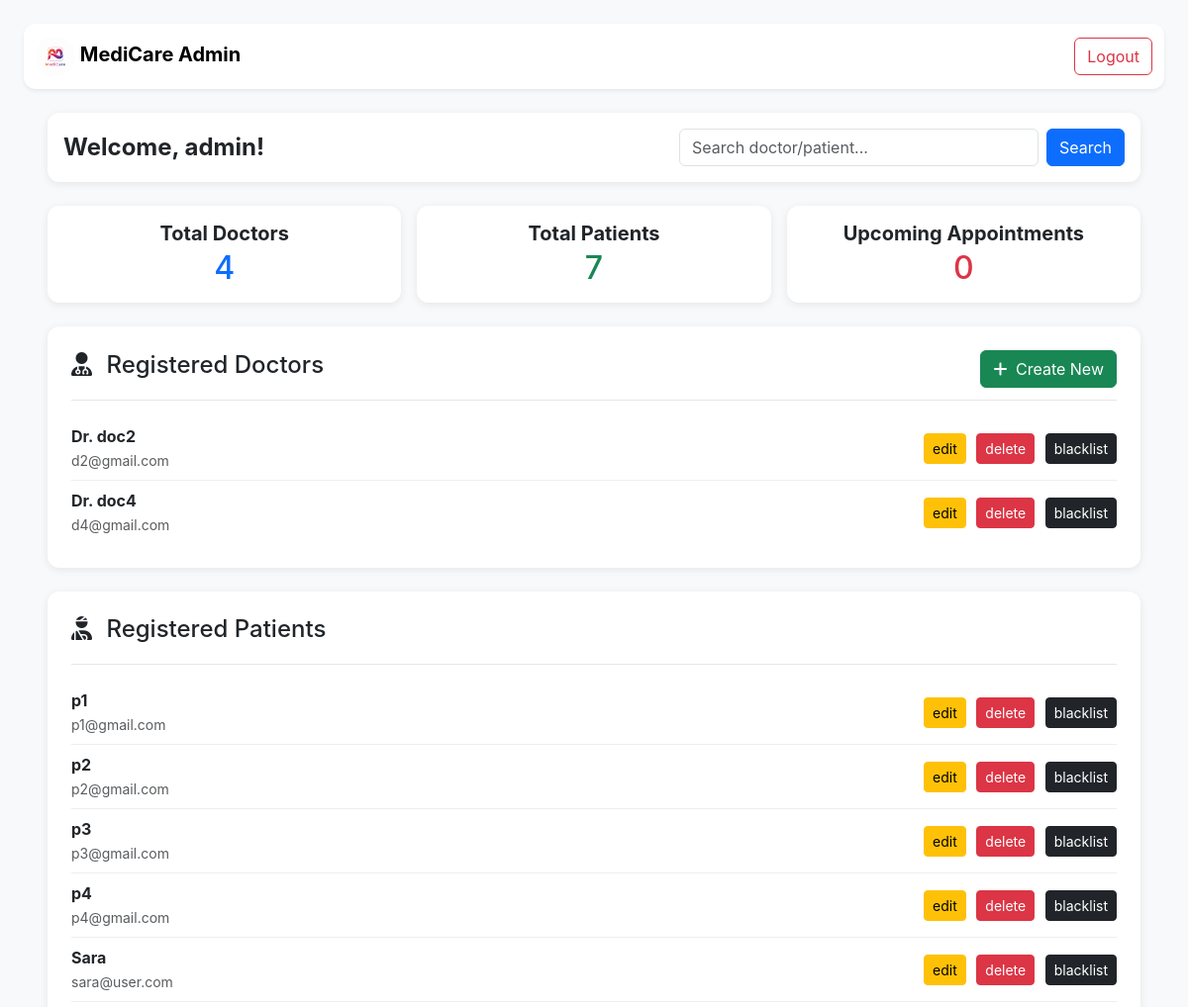
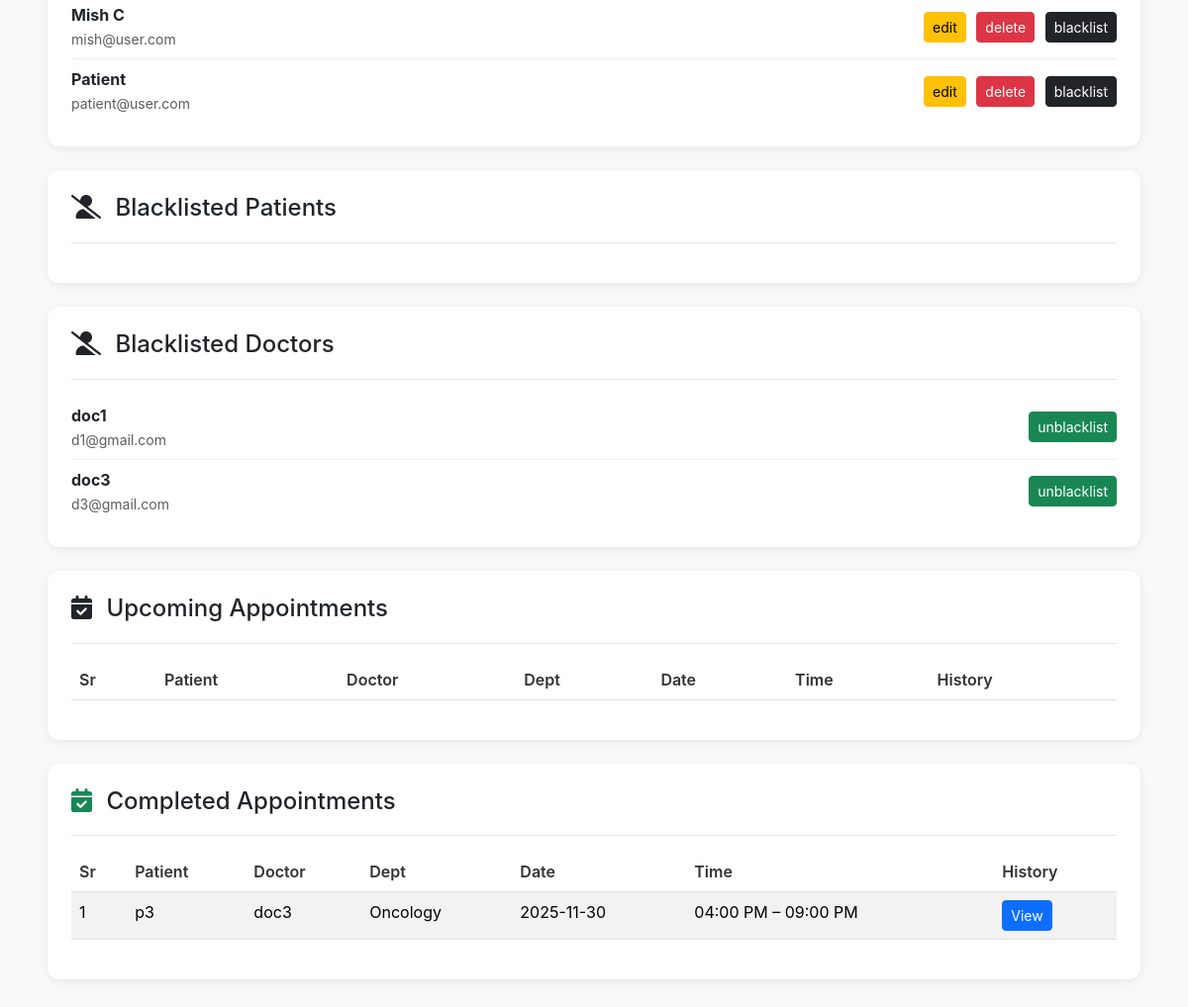
/admin, run on an earlier commit of the app's database (2 pictures, top to bottom).
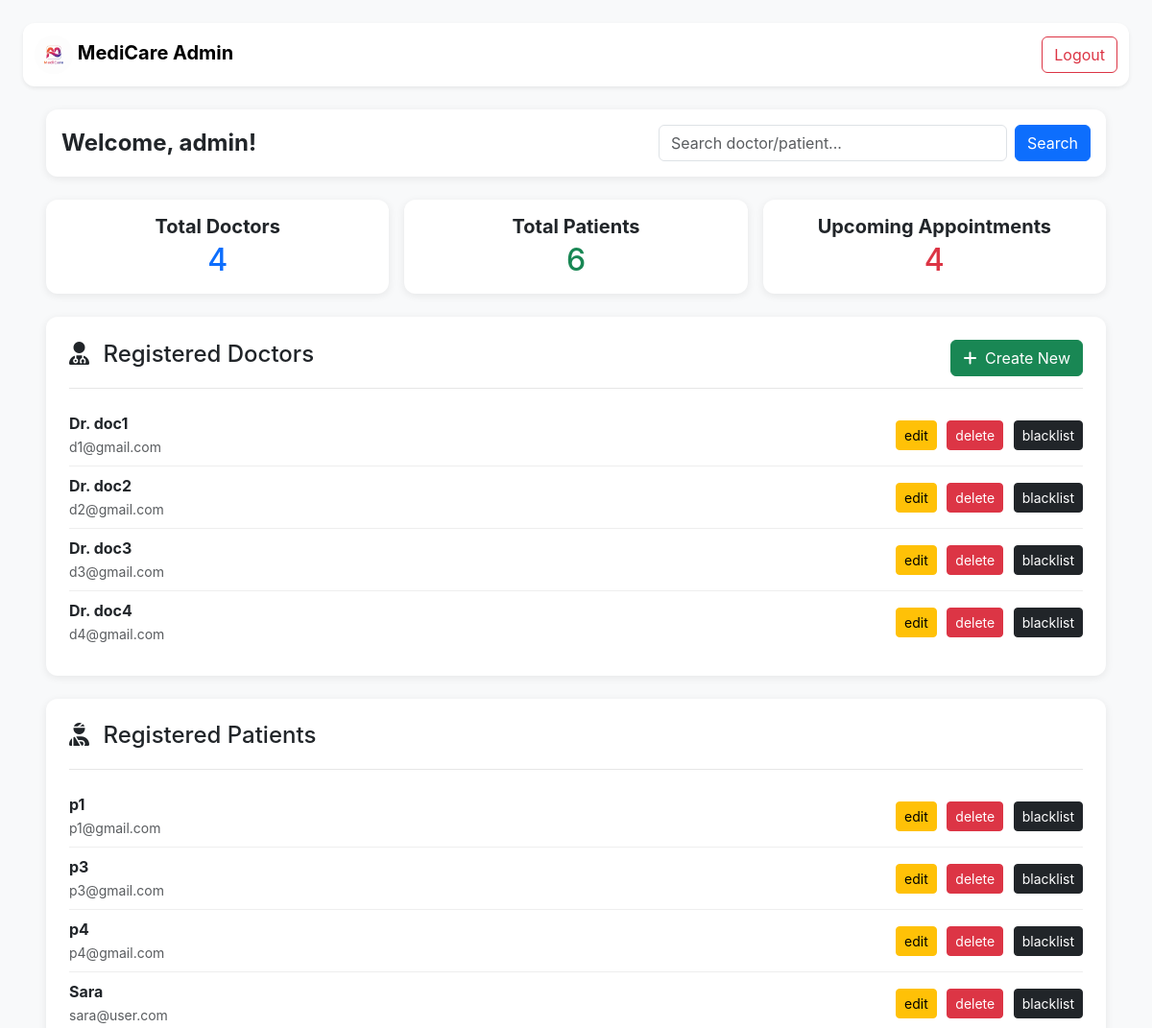
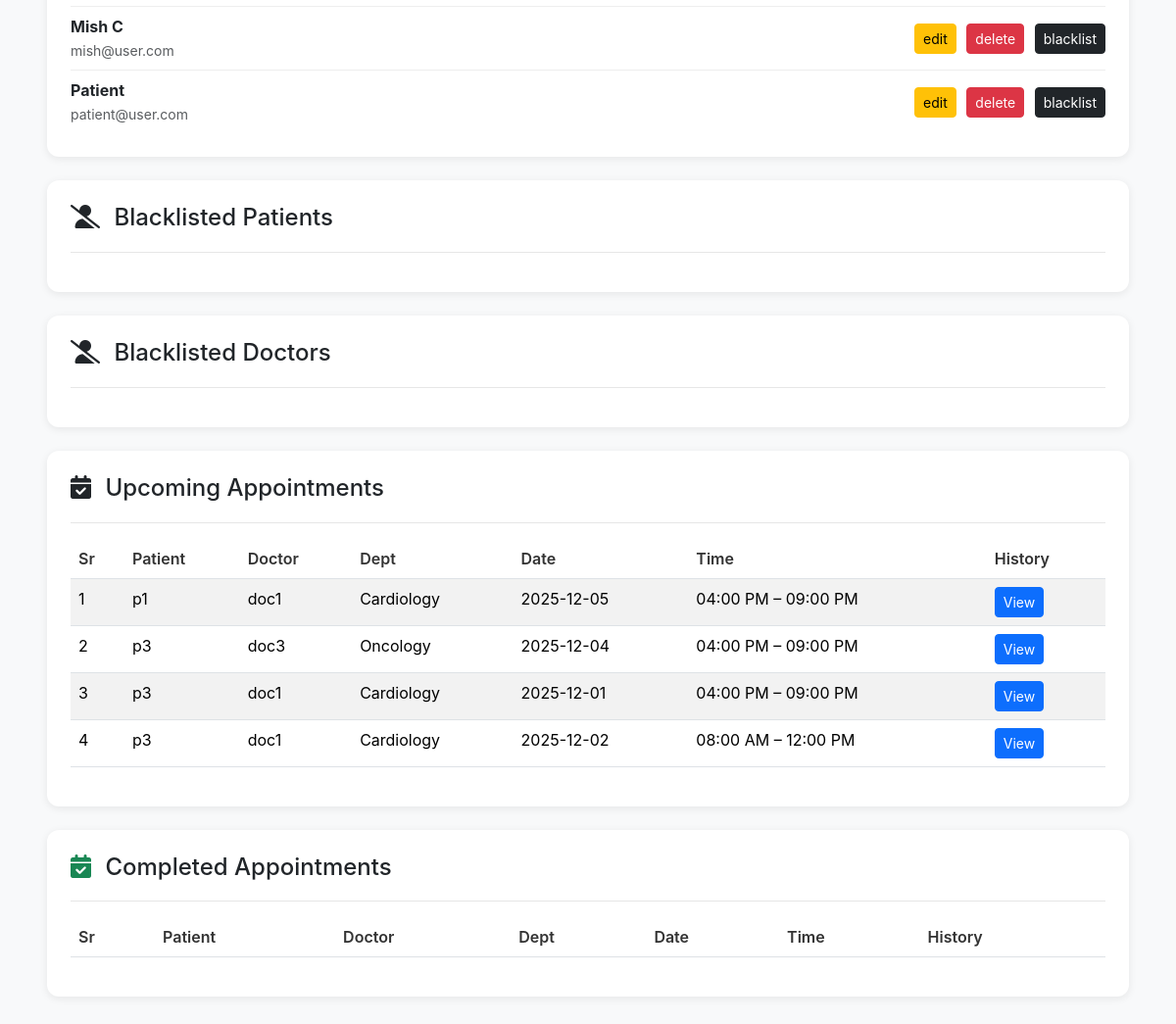
And on a later commit of the database (2 pictures, top to bottom).
### application/models.py (models this page shows)
class User(db.Model):
    __tablename__ = 'user'
    id = db.Column(db.Integer(),primary_key = True)
    blocked = db.Column(db.Boolean(), default=False, nullable=False)
    username = db.Column(db.String(), unique=True, nullable=False)
    password = db.Column(db.String(), nullable=False)
    type = db.Column(db.String(), default="patient", nullable=False)
    patient = db.relationship('Patient', backref='user', cascade="all, delete-orphan")
    doctor = db.relationship('Doctor', backref='user', cascade="all, delete-orphan")

class Doctor(db.Model):
    __tablename__ = 'doctor'
    id = db.Column(db.Integer(),primary_key = True)
    doctor_name = db.Column(db.String(), nullable=False)
    password = db.Column(db.String(), nullable=False)
    email = db.Column(db.String(), nullable=False)
    department_id = db.Column(db.Integer(), db.ForeignKey('department.id'), nullable=False)
    user_id = db.Column(db.Integer(), db.ForeignKey('user.id', ondelete="CASCADE"), nullable=False)
    type = db.Column(db.String(), nullable=False)
    experience = db.Column(db.Integer(), nullable=False)
    appointment = db.relationship('Appointment', backref='doctor')
    availability = db.relationship('Availability', backref='doctor', cascade="all, delete-orphan")

class Patient(db.Model):
    __tablename__ = 'patient'
    id = db.Column(db.Integer(),primary_key = True)
    blocked = db.Column(db.Boolean(), default=False, nullable=False)
    user_id = db.Column(db.Integer(), db.ForeignKey('user.id', ondelete="CASCADE"), nullable=False)
    name = db.Column(db.String(), nullable=False)
    age = db.Column(db.Integer(), nullable=False)
    gender = db.Column(db.String(), nullable=False)
    phone = db.Column(db.String(), nullable=False)
    email = db.Column(db.String(), nullable=False)
    appointment = db.relationship('Appointment', backref='patient')

class Appointment(db.Model):
    __tablename__ = 'appointment'
    id = db.Column(db.Integer(),primary_key = True)
    patient_id = db.Column(db.Integer(), db.ForeignKey('patient.id', ondelete="CASCADE"), nullable=True)
    doctor_id = db.Column(db.Integer(), db.ForeignKey('doctor.id', ondelete="CASCADE"), nullable=True)
    date = db.Column(db.String(), nullable=False)
    time = db.Column(db.String(), nullable=False)
    visit_type = db.Column(db.String(), default="In-person", nullable=False)
    status = db.Column(db.String(), default="Upcoming")

class Department(db.Model):
    __tablename__ = 'department'
    id = db.Column(db.Integer(),primary_key = True)
    name = db.Column(db.String())
    description = db.Column(db.String())
    doctor = db.relationship('Doctor', backref='department')

### application/controllers.py (the view, shortened to what this page needs)
@app.route("/admin")
def admin_dash():
    q = request.args.get("q", "").strip()
    if q == "":
        doctors = Doctor.query.join(User).filter(User.blocked == False).all()
        blacklisted_doctors = Doctor.query.join(User).filter(User.blocked == True).all()
        patients = Patient.query.filter_by(blocked=False).all()
        blacklisted_patients = Patient.query.filter_by(blocked=True).all()
        upcoming = Appointment.query.join(Patient).join(Doctor).filter(Appointment.status == "Upcoming").all()
        completed = Appointment.query.filter_by(status="Completed").all()
    this_user = User.query.filter_by(type="admin").first()
    total_doctors = Doctor.query.count()
    total_patients = Patient.query.count()
    total_appointments = Appointment.query.filter_by(status="Upcoming").count()
    total_completed = Appointment.query.filter_by(status="Completed").count()
    return render_template("admin_dash.html",
        this_user=this_user,
        doctors=doctors,
        patients=patients,
        q=q,
        blacklisted_patients=blacklisted_patients,
        blacklisted_doctors=blacklisted_doctors,
        upcoming=upcoming,
        total_doctors=total_doctors,
        total_patients=total_patients,
        total_appointments=total_appointments,
        total_completed=total_completed,
        completed = completed)

### templates/admin_dash.html (shortened to what this page needs)
<!DOCTYPE html>
<html lang="en">
<head>
    <link href="https://cdn.jsdelivr.net/npm/bootstrap@5.3.2/dist/css/bootstrap.min.css" rel="stylesheet">
</head>
<body class="p-4">
    <nav class="navbar navbar-expand-lg navbar-light bg-white shadow-sm mb-4" style="border-radius: 0.75rem;">
        <div class="container-fluid">
            <a class="navbar-brand fw-bold" href="/">
                <img src="../static/logo2.png" style="height: 40px; border-radius: 50%;">
                MediCare Admin
            </a>
            <div class="collapse navbar-collapse" id="adminNav">
                <ul class="navbar-nav ms-auto">
                    <li class="nav-item">
                        <a href="/logout" class="btn btn-outline-danger">Logout</a>
                    </li>
                </ul>
            </div>
        </div>
    </nav>
    <main class="container-fluid px-4">
        <div class="card p-3 mb-4">
            <div class="d-flex justify-content-between align-items-center">
                <h4 class="fw-bold mb-0">Welcome, {{this_user.username}}!</h4>
                <form class="d-flex align-items-center gap-2" method="get" action="/admin"
                    style="max-width: 450px; width: 100%;">
                    <div class="position-relative w-100">
                        <input name="q" id="searchInput" class="form-control" type="text"
                            placeholder="Search doctor/patient..." value="{{ q }}" style="padding-right: 35px;">
                    </div>
                    <button class="btn btn-primary" type="submit">Search</button>
                </form>
            </div>
        </div>
        <div class="row g-3 mb-4">
            <div class="col-md-4">
                <div class="card p-3 text-center">
                    <h5 class="fw-bold mb-1">Total Doctors</h5>
                    <h2 class="text-primary mb-0">{{ total_doctors }}</h2>
                </div>
            </div>
            <div class="col-md-4">
                <div class="card p-3 text-center">
                    <h5 class="fw-bold mb-1">Total Patients</h5>
                    <h2 class="text-success mb-0">{{ total_patients }}</h2>
                </div>
            </div>
            <div class="col-md-4">
                <div class="card p-3 text-center">
                    <h5 class="fw-bold mb-1">Upcoming Appointments</h5>
                    <h2 class="text-danger mb-0">{{ total_appointments }}</h2>
                </div>
            </div>
        </div>
        <div class="card p-4 mb-4">
            <div class="section-header">
                <h4><i class="fa-solid fa-user-doctor me-2"></i> Registered Doctors</h4>
                <a href="/add_doctor" class="btn btn-success"><i class="fa-solid fa-plus me-1"></i> Create New</a>
            </div>
            <ul class="list-group list-group-flush mt-3">
                {% for d in doctors %}
                <li class="list-group-item d-flex justify-content-between align-items-center">
                    <div>
                        <strong>Dr. {{ d.doctor_name }}</strong><br>
                        <small class="text-muted">{{ d.email }}</small>
                    </div>
                    <div class="admin-buttons">
                        <a href="/edit_doctor/{{ d.id }}" class="btn btn-warning btn-sm">edit</a>
                        <a href="/delete_doctor/{{ d.id }}" class="btn btn-danger btn-sm">delete</a>
                        <a href="/blacklist_doctor/{{ d.id }}" class="btn btn-dark btn-sm">blacklist</a>
                    </div>
                </li>
                {% endfor %}
            </ul>
        </div>
        <div class="card p-4 mb-4">
            <div class="section-header">
                <h4><i class="fa-solid fa-user-injured me-2"></i> Registered Patients</h4>
            </div>
            <ul class="list-group list-group-flush mt-3">
                {% for p in patients %}
                <li class="list-group-item d-flex justify-content-between align-items-center">
                    <div>
                        <strong>{{ p.name }}</strong><br>
                        <small class="text-muted">{{ p.email }}</small>
                    </div>
                    <div class="admin-buttons">
                        <a href="/edit_patient/{{ p.id }}" class="btn btn-warning btn-sm">edit</a>
                        <a href="/delete_patient/{{ p.id }}" class="btn btn-danger btn-sm">delete</a>
                        <a href="/blacklist_patient/{{ p.id }}" class="btn btn-dark btn-sm">blacklist</a>
                    </div>
                </li>
                {% endfor %}
            </ul>
        </div>
        <div class="card p-4 mb-4">
            <div class="section-header">
                <h4><i class="fa-solid fa-user-slash me-2"></i> Blacklisted Patients</h4>
            </div>
        </div>
        <div class="card p-4 mb-4">
            <div class="section-header">
                <h4><i class="fa-solid fa-user-slash me-2"></i> Blacklisted Doctors</h4>
            </div>
            <ul class="list-group list-group-flush mt-3">
                {% for d in blacklisted_doctors %}
                <li class="list-group-item d-flex justify-content-between align-items-center">
                    <div>
                        <strong>{{ d.doctor_name }}</strong><br>
                        <small class="text-muted">{{ d.email }}</small>
                    </div>
                    <a href="/unblacklist_doctor/{{ d.id }}" class="btn btn-success btn-sm">unblacklist</a>
                </li>
                {% endfor %}
            </ul>
        </div>
        <div class="card p-4 mb-4">
            <div class="section-header">
                <h4><i class="fa-solid fa-calendar-check me-2"></i> Upcoming Appointments</h4>
            </div>
            <div class="table-responsive mt-3">
                <table class="table table-striped">
                    <thead>
                        <tr>
                            <th>Sr</th>
                            <th>Patient</th>
                            <th>Doctor</th>
                            <th>Dept</th>
                            <th>Date</th>
                            <th>Time</th>
                            <th>History</th>
                        </tr>
                    </thead>
                    <tbody>
                        {% for a in upcoming %}
                        <tr>
                            <td>{{ loop.index }}</td>
                            <td>{{ a.patient.name }}</td>
                            <td>{{ a.doctor.doctor_name }}</td>
                            <td>{{ a.doctor.department.name }}</td>
                            <td>{{ a.date }}</td>
                            <td>
                                {% if a.time == "morning" %}
                                08:00 AM – 12:00 PM
                                {% else %}
                                04:00 PM – 09:00 PM
                                {% endif %}
                            </td>
                            <td>
                                <a href="/patient_history?id={{ a.patient_id }}" class="btn btn-primary btn-sm">View</a>
                            </td>
                        </tr>
                        {% endfor %}
                    </tbody>
                </table>
            </div>
        </div>
        <div class="card p-4 mb-4">
            <div class="section-header">
                <h4><i class="fa-solid fa-calendar-check me-2 text-success"></i> Completed Appointments</h4>
            </div>
            <div class="table-responsive mt-3">
                <table class="table table-striped">
                    <thead>
                        <tr>
                            <th>Sr</th>
                            <th>Patient</th>
                            <th>Doctor</th>
                            <th>Dept</th>
                            <th>Date</th>
                            <th>Time</th>
                            <th>History</th>
                        </tr>
                    </thead>
                    <tbody>
                        {% for a in completed %}
                        <tr>
                            <td>{{ loop.index }}</td>
                            <td>{{ a.patient.name }}</td>
                            <td>{{ a.doctor.doctor_name }}</td>
                            <td>{{ a.doctor.department.name }}</td>
                            <td>{{ a.date }}</td>
                            <td>
                                {% if a.time == "morning" %}
                                08:00 AM – 12:00 PM
                                {% else %}
                                04:00 PM – 09:00 PM
                                {% endif %}
                            </td>
                            <td>
                                <a href="/patient_history?id={{ a.patient_id }}" class="btn btn-primary btn-sm">View</a>
                            </td>
                        </tr>
                        {% endfor %}
                    </tbody>
                </table>
            </div>
        </div>
    </main>
</body>
</html>

### templates/admin_dash.html (style rules this page uses)
body { font-family: 'Inter', sans-serif; background-color: #f8f9fa; }
.card { border: none; border-radius: 0.75rem; box-shadow: 0px 2px 8px rgba(0, 0, 0, 0.08); width: 100% !important; }
.section-header { display: flex; justify-content: space-between; align-items: center; padding-bottom: 12px; border-bottom: 1px solid #e6e6e6; }
.list-group-item { border: none !important; padding-left: 0 !important; padding-right: 0 !important; }
.list-group-item+.list-group-item { border-top: 1px solid #eee !important; }
.admin-buttons .btn { margin-left: 6px; }
.table thead { background: #f1f3f5; }
.table th { font-weight: 600; color: #333; }

What changed in the data, as far as the page shows it:
removed Patient: name "p2", email "p2@gmail.com"
no longer on this page (row edited): Appointment: patient.name "p3", doctor.doctor_name "doc3", doctor.department.name "Oncology", date "2025-11-30", time "04:00 PM – 09:00 PM", shown under "Completed Appointments"
shown differently, row unchanged: Doctor "doc1": moves from the list under "Blacklisted Doctors" to the list under "Registered Doctors"
shown differently, row unchanged: Doctor "doc3": moves from the list under "Blacklisted Doctors" to the list under "Registered Doctors"
added Appointment: patient.name "p1", doctor.doctor_name "doc1", doctor.department.name "Cardiology", date "2025-12-05", time "04:00 PM – 09:00 PM", shown under "Upcoming Appointments"
added Appointment: patient.name "p3", doctor.doctor_name "doc3", doctor.department.name "Oncology", date "2025-12-04", time "04:00 PM – 09:00 PM", shown under "Upcoming Appointments"
added Appointment: patient.name "p3", doctor.doctor_name "doc1", doctor.department.name "Cardiology", date "2025-12-01", time "04:00 PM – 09:00 PM", shown under "Upcoming Appointments"
added Appointment: patient.name "p3", doctor.doctor_name "doc1", doctor.department.name "Cardiology", date "2025-12-02", time "08:00 AM – 12:00 PM", shown under "Upcoming Appointments"
Also different on the page:
{{ total_patients }}: "7" → "6"
{{ total_appointments }}: "0" → "4"
